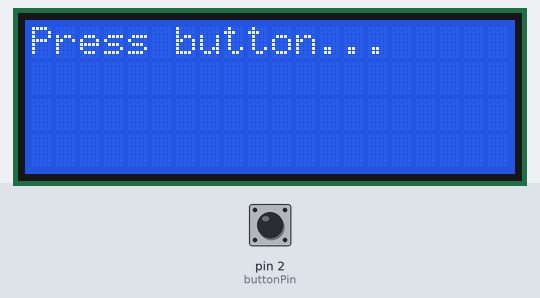
Bench run of a sketch on a simulated Arduino Uno, built with avr-gcc and run on an emulated ATmega328P. Shown: 20×4 character LCD. The test bench sets the inputs (shaded band); at power-on: pin 2 (buttonPin) HIGH. Random numbers use the default seed unless the sketch sets one.

Above: at 1.2 s.
1.3 s: pin 2 (buttonPin) pulled LOW for 0.15 s
At 1.7 s:
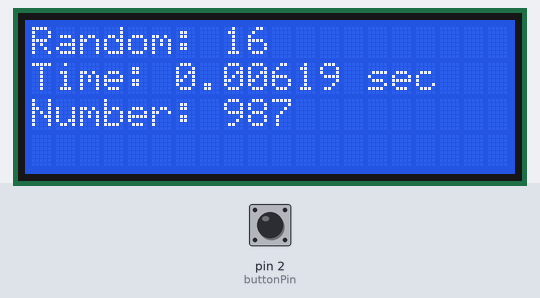
2.9 s: pin 2 (buttonPin) pulled LOW for 1 s
At 3.03 s:
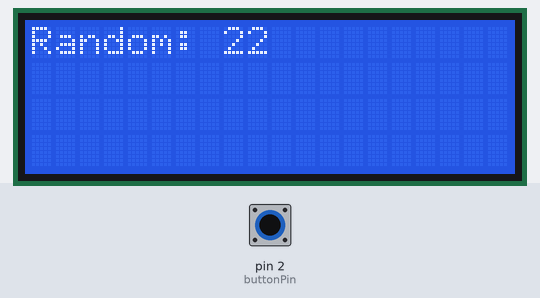
5.4 s: pin 2 (buttonPin) pulled LOW for 0.15 s
At 5.8 s:
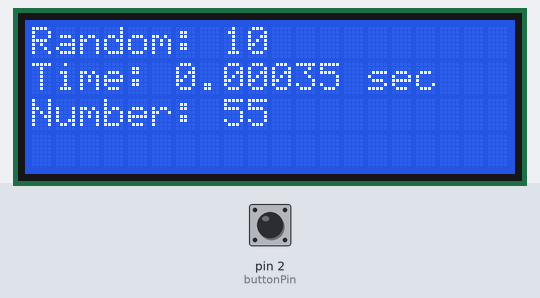
7.0 s: pin 2 (buttonPin) pulled LOW for 1 s
At 8.4 s:
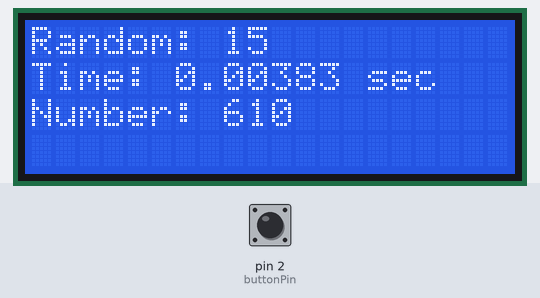
Timing chart, 0 to 10.0 s (numbered marks = the images above; inputs shaded):
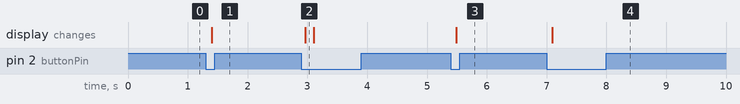

The sketch:

sketch.ino
```cpp
#include <Wire.h>
#include <LiquidCrystal_I2C.h>

#define LCD_ADDRESS 0x27
#define LCD_COLUMNS 20
#define LCD_ROWS    4

LiquidCrystal_I2C lcd(LCD_ADDRESS, LCD_COLUMNS, LCD_ROWS);

const int buttonPin = 2;
volatile bool flag = false;

long fibonacci(int n) {
  if (n <= 1) return n;
  return fibonacci(n - 1) + fibonacci(n - 2);
}

void setup() {
  pinMode(buttonPin, INPUT_PULLUP);
  lcd.init();
  lcd.backlight();
  lcd.clear();

  lcd.setCursor(0, 0);
  lcd.print("Press button...");
}

void loop() {
  if (digitalRead(buttonPin) == LOW) {
    delay(50);
    if (digitalRead(buttonPin) == LOW) {
      int n = random(5, 31);

      lcd.clear();
      lcd.setCursor(0, 0);
      lcd.print("Random: ");
      lcd.print(n);

      unsigned long start = micros();
      long fibResult = fibonacci(n);
      unsigned long elapsed = micros() - start;
      float seconds = elapsed / 1000000.0;

      char timeBuffer[20];
      dtostrf(seconds, 0, 5, timeBuffer);   // "0.12345"
      lcd.setCursor(0, 1);
      lcd.print("Time: ");
      lcd.print(timeBuffer);
      lcd.print(" sec");

      lcd.setCursor(0, 2);
      lcd.print("Number: ");
      lcd.print(fibResult);

      while (digitalRead(buttonPin) == LOW) delay(10);
      delay(100);
    }
  }
}
```

Measured:
- after the input at 1.3 s, the display: changes after 0.10 s (image 1)
- after the input at 2.9 s, the display: changes after 0.06 s (image 2)
- after the input at 5.4 s, the display: changes after 0.09 s (image 3)
- after the input at 7.0 s, the display: changes after 0.09 s (image 4)
